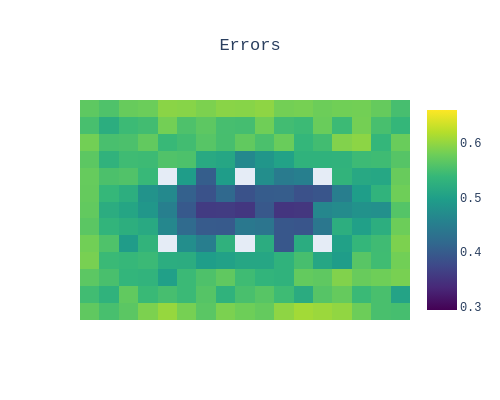

Notebook source saved alongside this figure:
### Code cell
fig = EFS.error_map(HDs=False, scale='viridis')

### Figure 1 — Plotly figure (JSON) as saved in the notebook; plotly's stock layout.template omitted (floating-point values rounded to 4 significant figures; data arrays with more than 128 entries replaced by an {"elided": "..."} marker saying what was removed)
{"data": [{"colorscale": [[0, "#440154"], [0.1111, "#482878"], [0.2222, "#3e4989"], [0.3333, "#31688e"], [0.4444, "#26828e"], [0.5556, "#1f9e89"], [0.6667, "#35b779"], [0.7778, "#6ece58"], [0.8889, "#b5de2b"], [1, "#fde725"]], "type": "heatmap", "z": {"elided": "13x17 float values"}, "zmax": 0.6606, "zmin": 0.2937}], "layout": {"font": {"family": "Courier New"}, "height": 400, "title": {"text": "Errors", "x": 0.5}, "width": 500, "xaxis": {"showticklabels": false}, "yaxis": {"autorange": "reversed", "showticklabels": false}}}
